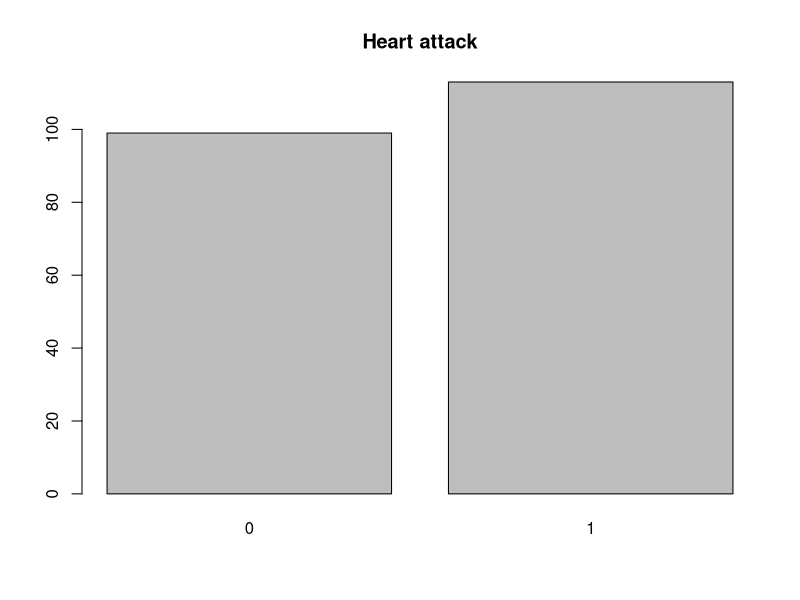
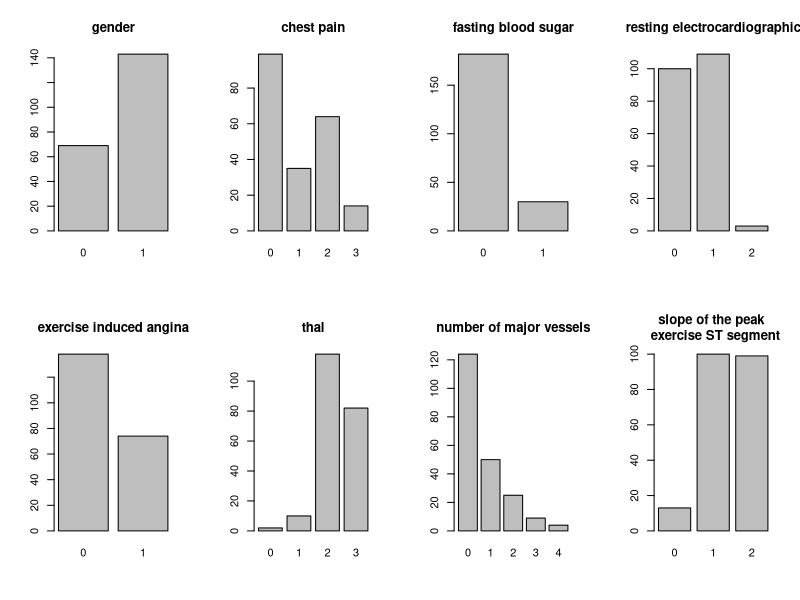
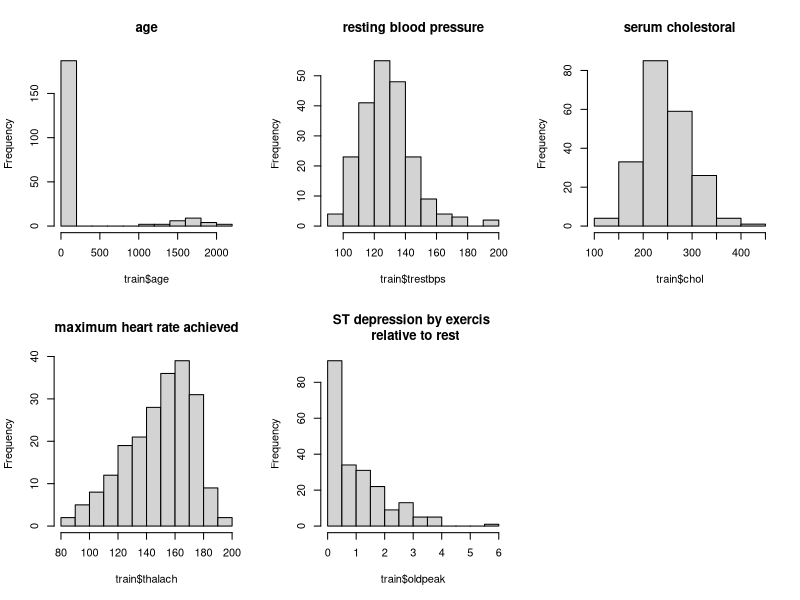
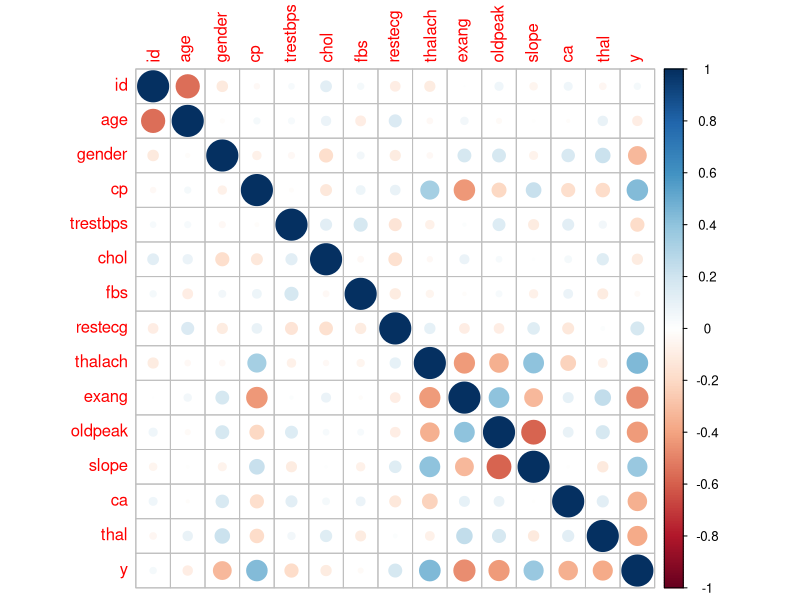
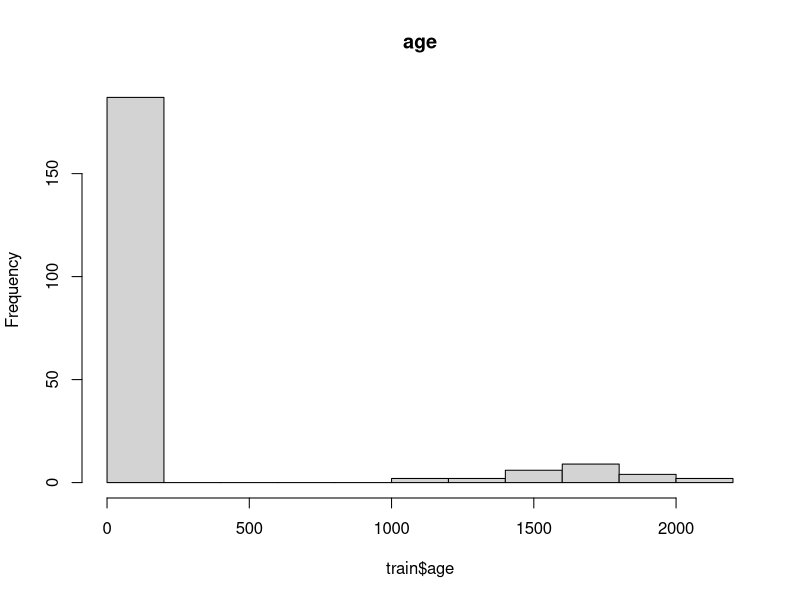

Write the R code that produced these figures, in order. (Note: this script raises an error after producing the figures.)
library('corrplot')
library('ggplot2')
library('gridExtra')
library('ggpubr')

# data load ---------------------------------------------------------------

preds<-read.csv(file="preds_sample.csv")
train<-read.csv(file="Xy_train.csv")
test<-read.csv(file="X_test.csv")



# #Problem defenition: ---------------------------------------------------------------
#1 + 2: In the attached Word file

#Understanding the data
#1. In the attached Word file

#2.
# Initial plotting & correlation test -------------------------------------
#Target lable:

plot(as.factor(train$y), main = "Heart attack") 
# The target lable is balanced -> we excpect the model to predit around 

# 50-50 outcome without feature influence.
#Categorial features:
par(mfrow = c(2,4))
plot(as.factor(train$gender),main = "gender")
plot(as.factor(train$cp),main = "chest pain")
plot(as.factor(train$fbs),main = "fasting blood sugar")
plot(as.factor(train$restecg),main = "resting electrocardiographic")
plot(as.factor(train$exang),main = "exercise induced angina")
plot(as.factor(train$thal),main = "thal")
plot(as.factor(train$ca),main = "number of major vessels")
plot(as.factor(train$slope),main = "slope of the peak \n exercise ST segment")


#Numeric features:
par(mfrow = c(2,3))
hist(train$age, main = "age") #We can see that there are some abnormalities in the age values - should be fixed
hist(train$trestbps, main = "resting blood pressure")
hist(train$chol, main = "serum cholestoral")
hist(train$thalach, main = "maximum heart rate achieved")
hist(train$oldpeak, main = "ST depression by exercis \n relative to rest")

#Fearutes vs test set:
#Plot all / some of the features against the 'test' set to see if they are balanced?
#with GGPLOT one on the other

#Corralation:
par(mfrow = c(1,1))

corrplot(cor(train)) 
# slope vs. oldpeak are a bit correlated -> Why? What does it mean?

cor(train$slope,train$oldpeak) 
# -0.58 )No meaning - slope is a categorial feature.

#What might have a correlation with the target lable:
cor(train$y,train$cp)
cor(train$y,train$thalach)
cor(train$y,train$exang)
cor(train$y,train$oldpeak)  


#no one is greather than |0.5| #Do we have any asumptions on what can influent it else wise?
#it's ok if noone by itself is highly correlated with the target - we are unaware of the combinations of features and how they are correlated with the target

#Data validation:
#NULLs
anyNA(train) #False
anyNA(test) #False -> No missing values

#Abnormalities:
#We noticed the 'age' feature earlier:
hist(train$age, main = "age")
#We should remove all ages greather than (?)
#What should we replace it with? chol, fbs and restecg are slightly correlated with age, maybe we can use it somehow?


#Fix abnormal ages
train_age_clean<-subset(train,age<80) #remove abnormanl samples

####Make categorial vars as factors
train_age_clean$gender<-as.factor(train_age_clean$gender)
train_age_clean$cp<-as.factor(train_age_clean$cp)
train_age_clean$fbs<-as.factor(train_age_clean$fbs)
train_age_clean$restecg<-as.factor(train_age_clean$restecg)
train_age_clean$exang<-as.factor(train_age_clean$exang)
train_age_clean$slope<-as.factor(train_age_clean$slope)
train_age_clean$thal<-as.factor(train_age_clean$thal)
###Linear model
age_pred<-lm(age~.-id,train_age_clean) 
summary(age_pred) #we dont have too many significant vars. low R-sqr.
####Make categorial vars as factors
to_predict_age<-subset(train,age>80)
to_predict_age$gender<-as.factor(to_predict_age$gender)
to_predict_age$cp<-as.factor(to_predict_age$cp)
to_predict_age$fbs<-as.factor(to_predict_age$fbs)
to_predict_age$restecg<-as.factor(to_predict_age$restecg)
to_predict_age$exang<-as.factor(to_predict_age$exang)
to_predict_age$slope<-as.factor(to_predict_age$slope)
to_predict_age$thal<-as.factor(to_predict_age$thal)
###Predictions:
to_predict_age$age<-predict(age_pred,newdata = to_predict_age)
train_predicted<-rbind(train_age_clean,to_predict_age)

grouped_data<-train_predicted[-c(1,15)]
grouped_data$type <- "train"
temp_test<-test[-c(1)]
temp_test$type<- "test"
grouped_data<-rbind(grouped_data,temp_test)

grid.arrange(
  ggplot(grouped_data,aes(x=age,group=type,fill=type)) + geom_histogram(alpha=0.5) + theme (legend.position="none") + ylab(NULL),
  ggplot(grouped_data,aes(x=gender,group=type,fill=type)) + geom_histogram(alpha=0.5) + theme(legend.position="none") + ylab(NULL), # after age prediction
  ggplot(grouped_data,aes(x=cp,group=type,fill=type)) + geom_density(alpha=0.5) + theme(legend.position="none") + ylab(NULL),
  ggplot(grouped_data,aes(x=trestbps,group=type,fill=type)) + geom_histogram(alpha=0.5) + theme(legend.position="none") + ylab(NULL),
  ggplot(grouped_data,aes(x=chol,group=type,fill=type)) + geom_histogram(alpha=0.5) + theme(legend.position="none") + ylab(NULL),
  ggplot(grouped_data,aes(x=fbs,group=type,fill=type)) + geom_density(alpha=0.5) + theme(legend.position="none") + ylab(NULL),
  ggplot(grouped_data,aes(x=restecg,group=type,fill=type)) + geom_density(alpha=0.5) + theme(legend.position="none") + ylab(NULL),
  ggplot(grouped_data,aes(x=thalach,group=type,fill=type)) + geom_histogram(alpha=0.5) + theme(legend.position="none") + ylab(NULL),
  ggplot(grouped_data,aes(x=exang,group=type,fill=type)) + geom_density(alpha=0.5) + theme(legend.position="none") + ylab(NULL),
  ggplot(grouped_data,aes(x=thal,group=type,fill=type)) + geom_density(alpha=0.5) + theme(legend.position="none") + ylab(NULL),
  ggplot(grouped_data,aes(x=ca,group=type,fill=type)) + geom_density(alpha=0.5) + theme(legend.position="none") + ylab(NULL),
  ggplot(grouped_data,aes(x=slope,group=type,fill=type)) + geom_density(alpha=0.5) + theme(legend.position="none") + ylab(NULL),
  ggplot(grouped_data,aes(x=oldpeak,group=type,fill=type)) + geom_histogram(alpha=0.5)+ theme(legend.position="none") + ylab(NULL),
  as_ggplot(get_legend(ggplot(grouped_data,aes(x=age,group=type,fill=type)) + geom_histogram(alpha=0.5))),
  ncol = 4)


ggplot(grouped_data,
       aes(x=gender,group=type,fill=type)) + 
  geom_histogram(alpha=0.5, stat = "count") + 
  theme(legend.position="none") + ylab(NULL)

#data preperation
#remove from ca category 4
